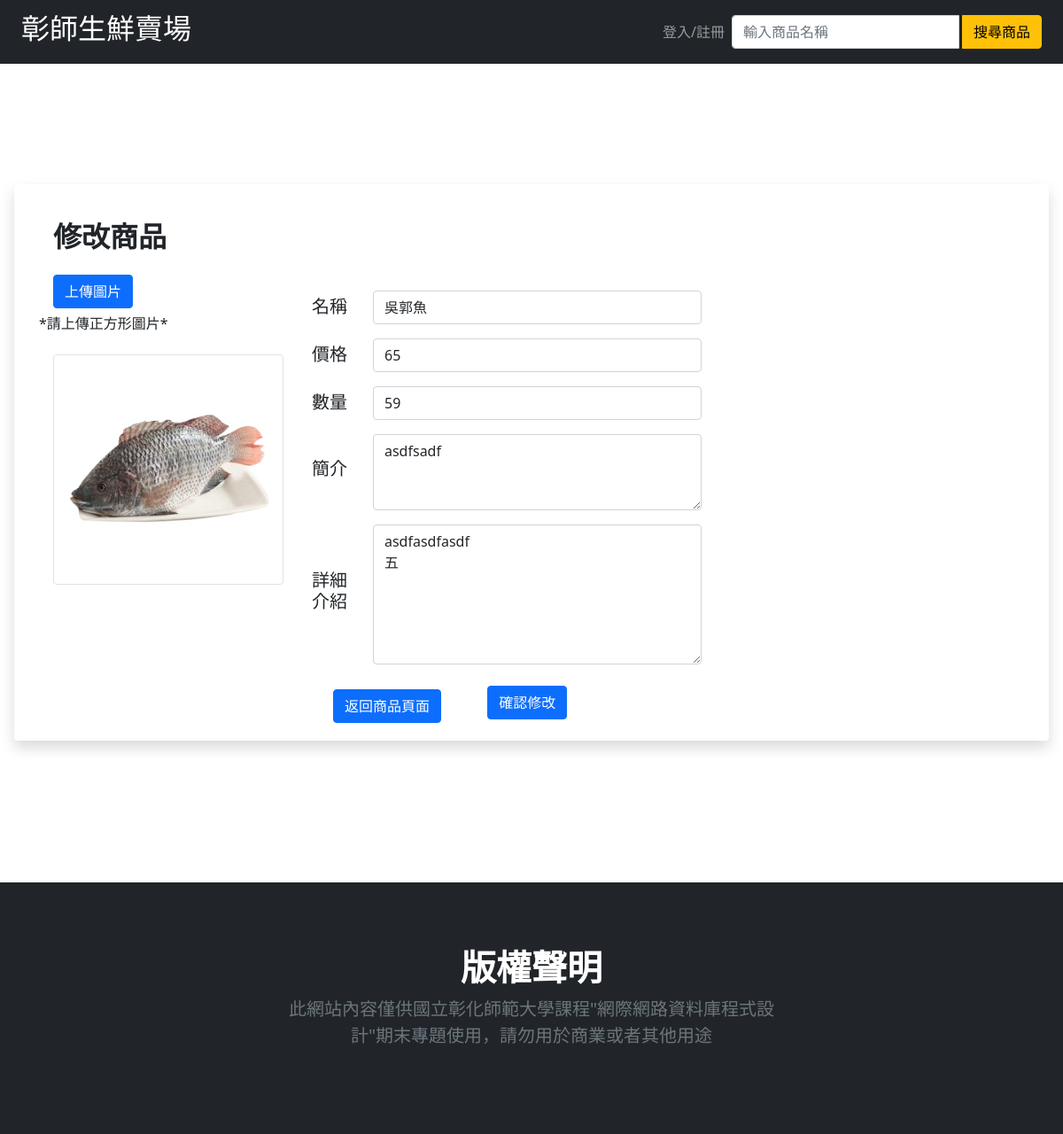
The app's page /administrator/changeCommodity.php?uid=1000 with its own data.
### administrator/changeCommodity.php (the view, shortened to what this page needs)
<!DOCTYPE html>
<html lang="en">
<?php include_once("../header.php");
if (isset($_GET['uid'])) {
    $uid = trim($_GET['uid']);
    $sql = "SELECT * FROM 商品 WHERE UID = '" . $uid . "'";
    $result = mysqli_query($link, $sql);
    $item_content = $result->fetch_assoc();
}
?>
<br><br><br><br><br>
<br>
<div class="row shadow p-3 m-3 bg-body rounded">
    <form action="./changeCommodity.php" method="POST" enctype="multipart/form-data" name="change_item"id="change_item">
        <div class="row">
            <div class="col-lg-3">
                <h2 class="fw-bold mb-0 ps-3 pt-4 pb-4">修改商品</h2>
                <label class="btn btn-primary ms-3 mb-2"><input id="imgIn" name="imgIn" style="display:none;" type="file"
                        accept="image/*">上傳圖片</label>
                <h6>*請上傳正方形圖片*</h6>
                <img id="img" src="../image/<?php echo $item_content['UID']; ?>.webp"
                    class="img-fluid img-thumbnail ms-3 mt-3" alt="" style="height: 260px;width:260px;">
            </div>
            <div class="col-lg-9">
                <br><br><br><br>
                <table class="table table-borderless table-responsive ms-3">
                    <thead>
                        <tr>
                            <th scope="col" class="col-lg-1">
                                <h5>名稱</h5>
                            </th>
                            <th scope="col">
                                <div class="col-lg-6">
                                    <input class="form-control" type="text" value="<?php echo $item_content['品名'] ?>"
                                        id="name" name="name">
                                </div>
                            </th>
                        </tr>
                        <tr>
                            <th scope="col" class="col-lg-1">
                                <h5>價格</h5>
                            </th>
                            <th scope="col">
                                <div class="col-lg-6">
                                    <input class="form-control" type="text" value="<?php echo $item_content['售價'] ?>"
                                        id="price" name="price">
                                </div>
                            </th>
                        </tr>
                        <tr>
                            <th scope="col" class="col-lg-1">
                                <h5>數量</h5>
                            </th>
                            <th scope="col">
                                <div class="col-lg-6">
                                    <input class="form-control" type="text" value="<?php echo $item_content['庫存量'] ?>"
                                        id="number" name="number">
                                </div>
                            </th>
                        </tr>
                        <tr style="vertical-align: middle;">
                            <th scope="col" class="col-lg-1">
                                <h5>簡介</h5>
                            </th>
                            <th scope="col">
                                <div class="col-lg-6">
                                    <textarea class="form-control" rows="3" cols="40"
                                        id="short_introduce" name="short_introduce"><?php echo $item_content['簡短敘述'] ?></textarea>
                                </div>
                            </th>
                        </tr>
                        <tr style="vertical-align: middle;">
                            <th scope="col" class="col-lg-1">
                                <h5>詳細 <br> 介紹</h5>
                            </th>
                            <th scope="col">
                                <div class="col-lg-6">
                                    <textarea class="form-control" rows="6" cols="40"
                                        id="introduce" name="introduce"><?php echo $item_content['完整敘述'] ?></textarea>
                                </div>
                            </th>
                        </tr>
                    </thead>
                </table>
                <div class="ms-5">
                    <button class="btn btn-primary" onclick="direct_back()" type="button">返回商品頁面</button>
                    <button type="submit" class="btn btn-primary ms-5 mb-2" onclick="change_item()">確認修改</button>
                </div>
            </div>
    </form>
</div>
<br><br><br>
<?php include_once("../footer.php"); ?>
</body>
</html>

### records on screen
商品: UID (picture), name "吳郭魚", price "65", number "59", short_introduce "asdfsadf", introduce "asdfasdfasdf 五"
